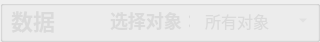
               <widget class="QGroupBox" name="groupBox_9">
                <property name="minimumSize">
                 <size>
                  <width>0</width>
                  <height>42</height>
                 </size>
                </property>
                <property name="maximumSize">
                 <size>
                  <width>16777215</width>
                  <height>42</height>
                 </size>
                </property>
                <property name="styleSheet">
                 <string notr="true">#groupBox_9{
border: 0px solid #42adff;
border-top: 1px solid rgba(200, 200, 200,100);
border-bottom: 1px solid rgba(200, 200, 200,100);
border-radius:0px;}</string>
                </property>
                <property name="title">
                 <string/>
                </property>
                <widget class="QLabel" name="label_11">
                 <property name="geometry">
                  <rect>
                   <x>11</x>
                   <y>-60</y>
                   <width>101</width>
                   <height>161</height>
                  </rect>
                 </property>
                 <property name="styleSheet">
                  <string notr="true">QLabel
{
	font-size: 22px;
	font-family: &quot;Microsoft YaHei&quot;;
	font-weight: bold;
 		border-radius:9px;
		background:rgba(66, 195, 255, 0);
color: rgb(218, 218, 218);
}
</string>
                 </property>
                 <property name="text">
                  <string>数据</string>
                 </property>
                </widget>
                <widget class="QLabel" name="label_9">
                 <property name="geometry">
                  <rect>
                   <x>110</x>
                   <y>-10</y>
                   <width>80</width>
                   <height>61</height>
                  </rect>
                 </property>
                 <property name="minimumSize">
                  <size>
                   <width>0</width>
                   <height>28</height>
                  </size>
                 </property>
                 <property name="maximumSize">
                  <size>
                   <width>80</width>
                   <height>16777215</height>
                  </size>
                 </property>
                 <property name="styleSheet">
                  <string notr="true">QLabel
{
	font-size: 18px;
	font-family: &quot;Microsoft YaHei&quot;;
	font-weight: bold;
 		border-radius:9px;
		background:rgba(66, 195, 255, 0);
color: rgb(218, 218, 218);
}
</string>
                 </property>
                 <property name="text">
                  <string>选择对象：</string>
                 </property>
                </widget>
                <widget class="QComboBox" name="comboBox_2">
                 <property name="geometry">
                  <rect>
                   <x>200</x>
                   <y>0</y>
                   <width>111</width>
                   <height>41</height>
                  </rect>
                 </property>
                 <property name="minimumSize">
                  <size>
                   <width>0</width>
                   <height>28</height>
                  </size>
                 </property>
                 <property name="styleSheet">
                  <string notr="true">QComboBox QAbstractItemView {
font-family: &quot;Microsoft YaHei&quot;;
font-size: 16px;
background:rgba(200, 200, 200,150);
selection-background-color: rgba(200, 200, 200,50);
color: rgb(218, 218, 218);
outline:none;
border:none;}
QComboBox{
font-family: &quot;Microsoft YaHei&quot;;
font-size: 16px;
color: rgb(218, 218, 218);
border-width:0px;
border-color:white;
border-style:solid;
background-color: rgba(200, 200, 200,0);}

QComboBox::drop-down {
margin-top:8;
height:20;
background:rgba(255,255,255,0);
border-image: url(:/img/icon/下拉_白色.png);
}
</string>
                 </property>
                 <item>
                  <property name="text">
                   <string>所有对象</string>
                  </property>
                 </item>
                </widget>
               </widget>
